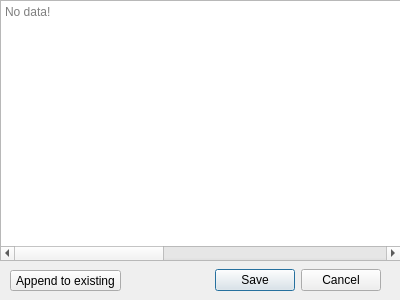
<?xml version="1.0" encoding="UTF-8"?>
<ui version="4.0">
 <class>ExportDialog</class>
 <widget class="QDialog" name="ExportDialog">
  <property name="geometry">
   <rect>
    <x>0</x>
    <y>0</y>
    <width>400</width>
    <height>300</height>
   </rect>
  </property>
  <property name="minimumSize">
   <size>
    <width>400</width>
    <height>300</height>
   </size>
  </property>
  <property name="maximumSize">
   <size>
    <width>400</width>
    <height>300</height>
   </size>
  </property>
  <property name="windowTitle">
   <string>Export</string>
  </property>
  <widget class="QDialogButtonBox" name="buttonBox">
   <property name="geometry">
    <rect>
     <x>40</x>
     <y>260</y>
     <width>341</width>
     <height>41</height>
    </rect>
   </property>
   <property name="orientation">
    <enum>Qt::Horizontal</enum>
   </property>
   <property name="standardButtons">
    <set>QDialogButtonBox::Cancel|QDialogButtonBox::Save</set>
   </property>
  </widget>
  <widget class="QTextEdit" name="textEdit">
   <property name="geometry">
    <rect>
     <x>0</x>
     <y>0</y>
     <width>401</width>
     <height>261</height>
    </rect>
   </property>
   <property name="horizontalScrollBarPolicy">
    <enum>Qt::ScrollBarAsNeeded</enum>
   </property>
   <property name="undoRedoEnabled">
    <bool>true</bool>
   </property>
   <property name="lineWrapMode">
    <enum>QTextEdit::FixedPixelWidth</enum>
   </property>
   <property name="lineWrapColumnOrWidth">
    <number>1000</number>
   </property>
   <property name="readOnly">
    <bool>true</bool>
   </property>
   <property name="textInteractionFlags">
    <set>Qt::TextSelectableByMouse</set>
   </property>
   <property name="placeholderText">
    <string>No data!</string>
   </property>
  </widget>
  <widget class="QPushButton" name="pushButton">
   <property name="geometry">
    <rect>
     <x>10</x>
     <y>270</y>
     <width>111</width>
     <height>21</height>
    </rect>
   </property>
   <property name="text">
    <string>Append to existing</string>
   </property>
  </widget>
 </widget>
 <resources/>
 <connections>
  <connection>
   <sender>buttonBox</sender>
   <signal>accepted()</signal>
   <receiver>ExportDialog</receiver>
   <slot>accept()</slot>
   <hints>
    <hint type="sourcelabel">
     <x>248</x>
     <y>254</y>
    </hint>
    <hint type="destinationlabel">
     <x>157</x>
     <y>274</y>
    </hint>
   </hints>
  </connection>
  <connection>
   <sender>buttonBox</sender>
   <signal>rejected()</signal>
   <receiver>ExportDialog</receiver>
   <slot>reject()</slot>
   <hints>
    <hint type="sourcelabel">
     <x>316</x>
     <y>260</y>
    </hint>
    <hint type="destinationlabel">
     <x>286</x>
     <y>274</y>
    </hint>
   </hints>
  </connection>
 </connections>
</ui>
